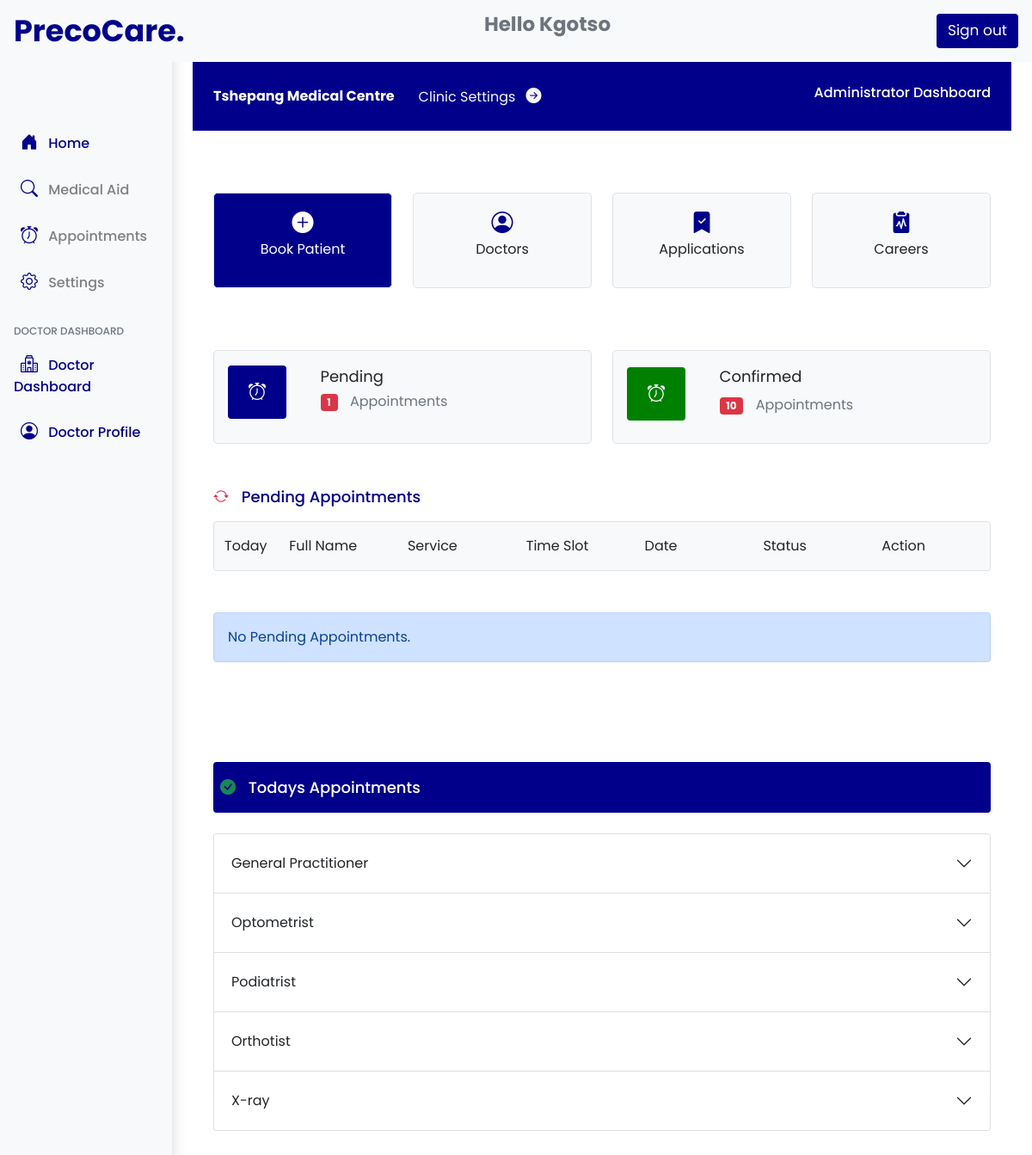
/dashboard/1 (signed in), run on the app's committed database.
### precocare/models.py (models this page shows, shortened)
class ClinicModel(models.Model):
    user = models.ForeignKey(User,null=True, on_delete=models.CASCADE,blank=True,default=None , related_name='owner')
    clinic_name = models.CharField(max_length=500,null=True)
    contact1 = models.CharField(max_length=50,null=True)
    contact2 = models.CharField(max_length=50,null=True)
    emial = models.CharField(max_length=50,null=True)
    about_clinic = models.TextField(blank = True)
    street = models.CharField(max_length=500,null=True)
    province = models.CharField(max_length=500,null=True)
    suburb = models.CharField(max_length=500,null=True)
    zipcode = models.CharField(max_length=500,null=True)
    mon_fri_hours = models.CharField(max_length=500,null=True)
    saturday = models.CharField(max_length=500,null=True)
    sunday = models.CharField(max_length=500,null=True)
    holidays = models.CharField(max_length=500,null=True)
    clinic_type = models.CharField(max_length=100,null=True)
    clinic_doctors = models.ManyToManyField(DoctorModel,related_name="physicians",blank=True,default=None)
    clinic_admins = models.ManyToManyField(AdministratorModel,related_name="admins",default=None)
    profile_set = models.CharField(max_length=50,null=True, default='No' ,blank=True)
    clinic_status = models.CharField(max_length=200,null=True ,blank=True,default="Disabled")
    insurance_cover = models.ManyToManyField(InsuranceModel,related_name="medical_scheme",blank=True,default=None)
    date_created = models.DateTimeField(auto_now_add=True, null=True)
    hero_image = models.ImageField(null=True, blank=True,upload_to='files/clinics')
    sub_image1 = models.ImageField(null=True, blank=True,upload_to='files/clinics')
    sub_image2 = models.ImageField(null=True, blank=True,upload_to='files/clinics')
    sub_image3 = models.ImageField(null=True, blank=True,upload_to='files/clinics')
    walk_in = models.CharField(max_length=50,null=True, default='No' ,blank=True)
    online_appointments = models.CharField(max_length=50,null=True, default='No' ,blank=True)
    telephone_appointments = models.CharField(max_length=50,null=True, default='No' ,blank=True)
    website = models.CharField(max_length=1000,null=True,blank=True)

class ServiceModel(models.Model):
    clinic_id = models.ForeignKey(ClinicModel, on_delete=models.CASCADE , blank=True, related_name="service_clinic", default=None)
    service_name = models.CharField(max_length=500,null=True)
    service_fee = models.CharField(max_length=500,null=True)

### precocare/decorators.py (the view)
        def wrapper_func(request, *args, **kwargs):
            group = None
            if request.user.groups.exists():
                group = request.user.groups.all()[0].name
            if group in allowed_roles:
                return view_func(request, *args, **kwargs)
            else:
                return redirect('homepage')

### precocare/templates/Admin/dashboard.html (shortened to what this page needs)
{% extends 'Admin/admin.html' %}
{% block content %}
<section class="" id="wholepage">
<section>
  <nav class="navbar navbar-expand-lg navbar-light py-3" style="background-color: darkblue;">
  <div class="container-fluid">
    <a class="navbar-brand-new" href="#" style="background-color: none; padding-right: 20px;">{{admin_dashboard.clinic_name}}</a>
    <div class="collapse navbar-collapse" id="navbarSupportedContent">
      <ul class="navbar-nav me-auto mb-2 mb-lg-0">
        <li class="nav-item">
          <a class="nav-link active text-light" aria-current="page" href="{% url 'clinic-settings' admin_dashboard.id %}">Clinic Settings <i class="bi bi-arrow-right-circle-fill px-2" style="font-size: 18px;"></i></a>
        </li>
      </ul>
      <div class="d-flex">
        <h6 class="text-white">Administrator Dashboard</h6>
      </div>
    </div>
  </div>
</nav>
</section>
<section class="mt-2 container">
  <div class="row align-items-md-stretch">
      <div class="col-6 col-md-6 col-lg-3 mt-4">
        <a data-bs-toggle="modal" href="#bookpatient" role="button"  style="text-decoration: none;">
          <div class="h-100 py-3 px-3 text-white border rounded-3" style="background-color: darkblue;">
            <center>
              <i class="bi bi-plus-circle-fill" style="font-size: 25px;"></i>
              <p>Book Patient</p>
            </center>
          </div>
        </a>
      </div>
      <div class="col-6 col-md-6 col-lg-3 mt-4">
        <a href="{% url 'admin-doctors' admin_dashboard.id%}" style="text-decoration: none;">
          <div class="h-100 py-3 px-3 bg-light border rounded-3 text-dark">
            <center>
              <i class="bi bi-person-circle" style="font-size: 25px; color: darkblue;"></i>
              <p>Doctors</p>
            </center>
          </div>
        </a>
      </div>
      <div class="col-6 col-md-6 col-lg-3 mt-4">
        <a href="{% url 'all-applications' admin_dashboard.id%}" style="text-decoration: none;">
          <div class="h-100 py-3 px-3 bg-light border rounded-3 text-dark">
            <center>
              <i class="bi bi-bookmark-check-fill" style="font-size: 25px; color: darkblue;"></i>
              <p>Applications</p>
            </center>
          </div>
        </a>
    </div>
    <div class="col-6 col-md-6 col-lg-3 mt-4">
      <a href="#" style="text-decoration: none;">
        <div class="h-100 py-3 px-3 bg-light border rounded-3 text-dark">
          <center>
            <i class="bi bi-clipboard2-pulse-fill"  style="font-size: 25px; color: darkblue;"></i>
            <p>Careers</p>
          </center>
        </div>
      </a>
  </div>
    </div>
</section>
<section class="mt-5 container">
    <div class="row align-items-md-stretch">
        <div class="col-md-6 mt-4">
          <div class="h-100 py-3 px-3 bg-light border rounded-3">
            <div class="row">
                <div class="col-3 col-md-12 col-lg-3 col-xs-12 col-sm-12 d-flex align-items-center mb-2">
                    <i class="bi bi-alarm py-3 px-4 rounded text-white" style="font-size: 20px; background-color: darkblue;"></i>
                </div>
                <div class="col col-md-12 col-lg-9 col-xs-12 col-sm-12">
                    <p class="mb-1" style="font-size: 18px;">Pending</p>
                    <p class="text-secondary"><span class="badge bg-danger" style="margin-right: 10px;">{{pendingAppointments}}</span> Appointments</p>
                </div>
            </div>
          </div>
        </div>
        <div class="col-md-6 mt-4">
            <div class="h-100 py-3 px-3 bg-light border rounded-3">
              <div class="row">
                  <div class="col-3 col-md-12 col-lg-3 col-xs-12 col-sm-12 d-flex align-items-center mb-2">
                      <i class="bi bi-alarm py-3 px-4 rounded text-white" style="font-size: 20px; background-color: green;"></i>
                  </div>
                  <div class="col-9 col-md-12 col-lg-9 col-xs-12 col-sm-12">
                      <p class="mb-2" style="font-size: 18px;">Confirmed</p>
                      <p class="text-secondary"><span class="badge bg-danger" style="margin-right: 10px;">{{confirmedAppointments}}</span> Appointments</p>
                  </div>
              </div>
            </div>
          </div>
      </div>
</section>
<section class="container mt-5">
  <p class="main-headings m-0"><span><i class="bi bi-arrow-repeat text-danger" style="padding-right: 10px;"></i></span> Pending Appointments</p>
  <div class="row bg-light border rounded py-3 m-0 my-2 hide-components-lg">
    <div class="col-1">
      Today
    </div>
    <div class="col ">
      Full Name
    </div>
    <div class="col ">
      Service
    </div>
    <div class="col ">
      Time Slot
    </div>
    <div class="col ">
      Date
    </div>
    <div class="col ">
      Status
    </div>
    <div class="col ">
      Action
    </div>
  </div>
  <section class="my-5">
    <ul class="list-group">
      <section  hx-get="{% url 'patientfile' admin_dashboard.id%}"  hx-trigger="every 2s">
        {% include "admins_patials/pending_appointments.html" with clinic_id=admin_dashboard.id only %}
      </section>
    </ul>
  </section>
</section>
<section class="container" style="margin-top: 100px;">
  <p class="main-headings m-0 text-white px-2 py-3 rounded" style="background-color: darkblue;"><span><i class="bi bi-check-circle-fill text-success" style="padding-right: 10px;"></i></span> Todays Appointments</p>
  <div class="accordion mt-4" id="accordionExample">
    {% for service in ClinicServices %}
    <div class="accordion-item">
      <h2 class="accordion-header" id="headingTwo">
        <button class="accordion-button collapsed py-4" type="button" data-bs-toggle="collapse" data-bs-target="#service{{service.id}}" aria-expanded="false" aria-controls="service{{service.id}}">
          {{service.service_name}}
        </button>
      </h2>
    </div>
    {% endfor %}
  </div>
</section>
</section>
{% endblock %}

### precocare/templates/Admin/admin.html (shortened to what this page needs)
{% load static %}
<!doctype html>
<html lang="en">
  <head>
    <link rel="stylesheet" href="{% static '/css/main.css' %}">
    <link rel="stylesheet" href="{% static '/css/bootstrap.css' %}">
    <link rel="stylesheet" href="{% static '/js/bootstrap.js' %}">
    <link rel="stylesheet" href="{% static '/js/dashboard.js' %}">
    <link rel="stylesheet" href="{% static '/css/dashboard.css' %}">
    <link rel="stylesheet" href="https://cdn.jsdelivr.net/npm/bootstrap-icons@1.8.3/font/bootstrap-icons.css">
  </head>
  <body class="body-fonts">
    <header class="navbar navbar-dark sticky-top  flex-md-nowrap p-0 bg-light  py-2" style="background-color: white;">
        <a class="col-md-3 col-lg-2 me-0 px-3 nav-branding" href="#" style="text-decoration: none;">
          PrecoCare.
        </a>
        {% if user.is_authenticated %}
          <p class="text-secondary hide-components-lg top-nav-hero">Hello <span>{{request.user}}<span></p>
        {% endif %}
        <div class="navbar-nav hide-components-lg">
          <div class="nav-item text-nowrap">
            {% if user.is_authenticated %}
            <a class="nav-link px-3" href="{% url 'logout'%}">
              <button type="button" class="btn text-white" style="background-color: darkblue; font-size: 17px;">Sign out</button>
            </a>
            {% else %}
            <a class="nav-link px-3" href="{% url 'login'%}">
              <button type="button" class="btn text-white" style="background-color: darkblue; font-size: 17px;">Login</button>
            </a>
            {% endif %}
          </div>
        </div>
      </header>
      <div class="container-fluid">
        <div class="row">
          {% include 'partials/sidebar.html' %}
          <main class="col-md-9 ms-sm-auto col-lg-10 px-md-4 responsive-padding">
            {% block content %}
            {% endblock %}
            <div style="height: 150px; width: 100%;"></div>
          </main>
        </div>
      </div>
  </body>
</html>

### static/css/main.css (style rules this page uses)
:root { --main-bg-color: pink; }

### precocare/templates/Admin/admin.html (style rules this page uses)
.body-fonts { font-family: 'Poppins', sans-serif !important; }
.nav-branding { color: darkblue; font-size: 35px; font-weight: 700; }
.top-nav-hero { color: darkblue; font-size: 23px; font-weight: 700; }

### precocare/templates/Admin/dashboard.html (style rules this page uses)
:root { --main-color: darkblue; }
.main-headings { color: var(--main-color); font-weight: 500; font-size: 18px; margin-bottom: 15px !important; }
.navbar-brand-new { padding-top: 0.75rem; padding-bottom: 0.75rem; font-size: 1rem; font-weight: 700; color: white; text-decoration: none; }

### data on the page
ClinicModel: clinic_name "Tshepang Medical Centre"
ServiceModel: service_name "General Practitioner"
ServiceModel: service_name "Optometrist"
ServiceModel: service_name "Podiatrist"
ServiceModel: service_name "Orthotist"
ServiceModel: service_name "X-ray"

### other printed values
{{ request.user }} "Kgotso"
{{ pendingAppointments }} "1"
{{ confirmedAppointments }} "10"
